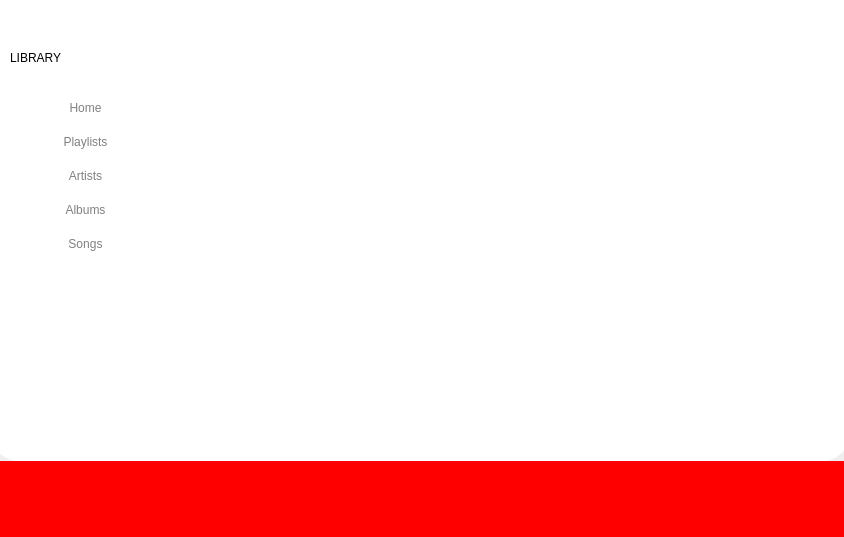
<?xml version="1.0" encoding="UTF-8"?>
<ui version="4.0">
 <class>widget</class>
 <widget class="QDialog" name="widget">
  <property name="geometry">
   <rect>
    <x>0</x>
    <y>0</y>
    <width>844</width>
    <height>537</height>
   </rect>
  </property>
  <property name="windowTitle">
   <string>Dialog</string>
  </property>
  <property name="styleSheet">
   <string notr="true">background-color:red;
QPushbutton{
background-color:blue;
}
</string>
  </property>
  <widget class="QWidget" name="">
   <property name="geometry">
    <rect>
     <x>-10</x>
     <y>0</y>
     <width>861</width>
     <height>541</height>
    </rect>
   </property>
   <layout class="QVBoxLayout" name="verticalLayout_4">
    <property name="spacing">
     <number>0</number>
    </property>
    <item>
     <widget class="QWidget" name="widget_2" native="true">
      <property name="styleSheet">
       <string notr="true">background-color:white;
border-bottom-left-radius:30px;
border-bottom-right-radius:30px;</string>
      </property>
      <widget class="QWidget" name="">
       <property name="geometry">
        <rect>
         <x>0</x>
         <y>0</y>
         <width>861</width>
         <height>461</height>
        </rect>
       </property>
       <layout class="QHBoxLayout" name="horizontalLayout">
        <property name="spacing">
         <number>0</number>
        </property>
        <item>
         <widget class="QFrame" name="frame">
          <property name="maximumSize">
           <size>
            <width>200</width>
            <height>16777215</height>
           </size>
          </property>
          <property name="frameShape">
           <enum>QFrame::StyledPanel</enum>
          </property>
          <property name="frameShadow">
           <enum>QFrame::Raised</enum>
          </property>
          <widget class="QWidget" name="">
           <property name="geometry">
            <rect>
             <x>20</x>
             <y>30</y>
             <width>151</width>
             <height>231</height>
            </rect>
           </property>
           <layout class="QVBoxLayout" name="verticalLayout_6">
            <item>
             <widget class="QLabel" name="label">
              <property name="text">
               <string>LIBRARY</string>
              </property>
             </widget>
            </item>
            <item>
             <layout class="QVBoxLayout" name="verticalLayout_5">
              <property name="spacing">
               <number>0</number>
              </property>
              <item>
               <widget class="QPushButton" name="pushButton">
                <property name="styleSheet">
                 <string notr="true">QPushButton{
background-color:white;
padding: 10px;
color:grey;
border-radius:10px;
}

QPushButton:hover{
background-color:white;
padding: 10px;
color:black;
font-weight:bold;
border: 1px solid rgb(154, 153, 150);
border-radius:10px;
}</string>
                </property>
                <property name="text">
                 <string>Home</string>
                </property>
               </widget>
              </item>
              <item>
               <widget class="QPushButton" name="pushButton_2">
                <property name="styleSheet">
                 <string notr="true">QPushButton{
background-color:white;
padding: 10px;
color:grey;
border-radius:10px;
}

QPushButton:hover{
background-color:white;
padding: 10px;
color:black;
font-weight:bold;
border: 1px solid rgb(154, 153, 150);
border-radius:10px;
}</string>
                </property>
                <property name="text">
                 <string>Playlists</string>
                </property>
               </widget>
              </item>
              <item>
               <widget class="QPushButton" name="pushButton_3">
                <property name="styleSheet">
                 <string notr="true">QPushButton{
background-color:white;
padding: 10px;
color:grey;
border-radius:10px;
}

QPushButton:hover{
background-color:white;
padding: 10px;
color:black;
font-weight:bold;
border: 1px solid rgb(154, 153, 150);
border-radius:10px;
}</string>
                </property>
                <property name="text">
                 <string>Artists</string>
                </property>
               </widget>
              </item>
              <item>
               <widget class="QPushButton" name="pushButton_4">
                <property name="styleSheet">
                 <string notr="true">QPushButton{
background-color:white;
padding: 10px;
color:grey;
border-radius:10px;
}

QPushButton:hover{
background-color:white;
padding: 10px;
color:black;
font-weight:bold;
border: 1px solid rgb(154, 153, 150);
border-radius:10px;
}</string>
                </property>
                <property name="text">
                 <string>Albums</string>
                </property>
               </widget>
              </item>
              <item>
               <widget class="QPushButton" name="pushButton_5">
                <property name="styleSheet">
                 <string notr="true">QPushButton{
background-color:white;
padding: 10px;
color:grey;
border-radius:10px;
}

QPushButton:hover{
background-color:white;
padding: 10px;
color:black;
font-weight:bold;
border: 1px solid rgb(154, 153, 150);
border-radius:10px;
}</string>
                </property>
                <property name="text">
                 <string>Songs</string>
                </property>
               </widget>
              </item>
             </layout>
            </item>
           </layout>
          </widget>
         </widget>
        </item>
        <item>
         <widget class="QFrame" name="frame_2">
          <property name="frameShape">
           <enum>QFrame::StyledPanel</enum>
          </property>
          <property name="frameShadow">
           <enum>QFrame::Raised</enum>
          </property>
         </widget>
        </item>
        <item>
         <widget class="QFrame" name="frame_3">
          <property name="maximumSize">
           <size>
            <width>100</width>
            <height>16777215</height>
           </size>
          </property>
          <property name="frameShape">
           <enum>QFrame::StyledPanel</enum>
          </property>
          <property name="frameShadow">
           <enum>QFrame::Raised</enum>
          </property>
         </widget>
        </item>
       </layout>
      </widget>
     </widget>
    </item>
    <item>
     <widget class="QWidget" name="widget_3" native="true">
      <property name="maximumSize">
       <size>
        <width>16777215</width>
        <height>80</height>
       </size>
      </property>
      <property name="styleSheet">
       <string notr="true">background-color:red;</string>
      </property>
     </widget>
    </item>
   </layout>
  </widget>
 </widget>
 <resources/>
 <connections/>
</ui>
